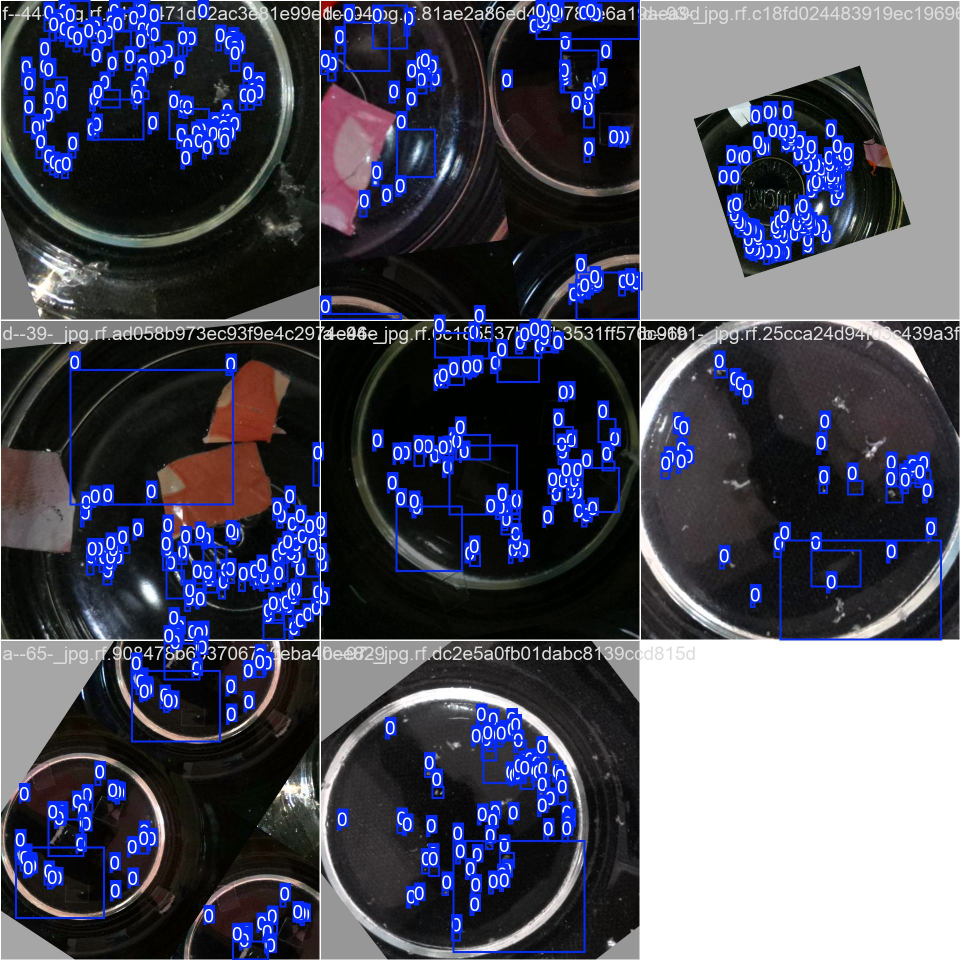
#> input picture Microplastic/detection/microplastic_model/train_batch0.jpg, 1920 x 1920 px, given in place of video, which was not available (shown at 1/2 size)
$ python particle_analysis.py
#> lines starting #> are read from the running program, lines starting #| are printed output that depends on the picture; after the words box and inside, x2 and y2 are one past the last pixel; in counts of white or black regions, pixels touching at a corner belong together; pictures that were not available may be replaced by others from this repository, and a replacement may not be noted
import cv2
import numpy as np
import requests
import time
import json
from datetime import datetime

# ── Config ─────────────────────────────────────
PHONE_STREAM = "http://192.168.x.x:8080/video"  # edit your IP
FLASK_URL    = "http://localhost:5001/camera_data"
PIXEL_TO_UM  = 2.5   # calibrate: measure known object in pixels

# ── Particle Detection ──────────────────────────
def detect_particles(frame):
    gray    = cv2.cvtColor(frame, cv2.COLOR_BGR2GRAY)
    blurred = cv2.GaussianBlur(gray, (5, 5), 0)

    # Adaptive threshold works better than fixed for varying lighting
    thresh  = cv2.adaptiveThreshold(
        blurred, 255,
        cv2.ADAPTIVE_THRESH_GAUSSIAN_C,
        cv2.THRESH_BINARY_INV, 11, 3
    )

    # Remove tiny noise
    kernel  = np.ones((2, 2), np.uint8)
    cleaned = cv2.morphologyEx(thresh, cv2.MORPH_OPEN, kernel)

    contours, _ = cv2.findContours(
        cleaned, cv2.RETR_EXTERNAL, cv2.CHAIN_APPROX_SIMPLE
    )

    particles = []
    for cnt in contours:
        area = cv2.contourArea(cnt)
        if 15 < area < 8000:              # ignore dust noise + large debris
            diameter_px = np.sqrt(4 * area / np.pi)
            diameter_um = diameter_px * PIXEL_TO_UM

            if diameter_um > 10:          # only particles > 10µm
                x, y, w, h = cv2.boundingRect(cnt)
                particles.append({
                    "diameter_um": round(diameter_um, 1),
                    "area_px":     round(area, 1),
                    "x": x, "y": y
                })

                # Draw on frame
                cv2.drawContours(frame, [cnt], -1, (0, 255, 0), 2)
                cv2.putText(frame, f"{diameter_um:.0f}µm",
                            (x, y - 5),
                            cv2.FONT_HERSHEY_SIMPLEX,
                            0.4, (0, 255, 0), 1)

    return frame, particles

# ── Size Classification ─────────────────────────
def classify(particles):
    if not particles:
        return "Good", 0
    sizes = [p["diameter_um"] for p in particles]
    count = len(particles)
    avg   = np.mean(sizes)

    if count < 5:   return "Good",         count
    if count < 20:  return "Moderate",     count
    return              "Contaminated", count

# ── Send to Flask Dashboard ─────────────────────
def send_to_flask(particles, status, count):
    try:
        payload = {
            "cam_particles": count,
            "cam_status":    status,
            "avg_size":      round(np.mean([p["diameter_um"]
                             for p in particles]), 1) if particles else 0,
            "timestamp":     datetime.now().strftime("%Y-%m-%d %H:%M:%S")
        }
        requests.post(FLASK_URL, json=payload, timeout=1)
    except:
        pass   # don't crash if flask is down

# ── Main Loop ───────────────────────────────────
def main():
    cap = cv2.VideoCapture(PHONE_STREAM)

    if not cap.isOpened():
        print("Cannot open stream — check IP and that IP Webcam is running")
        return

    print("Stream opened. Press Q to quit, S to save frame.")
    last_send = 0

    while True:
        ret, frame = cap.read()
#> frame is the input picture: shape (1920, 1920, 3); mean B, G, R 99.1, 82, 80.3
        if not ret:
            print("Frame lost, retrying...")
            time.sleep(0.5)
            continue

        annotated, particles = detect_particles(frame.copy())
#> in detect_particles, `thresh  = cv2.adaptiveThreshold( blurred, 255, cv2.ADAPTIVE_THRESH_GAU..`:
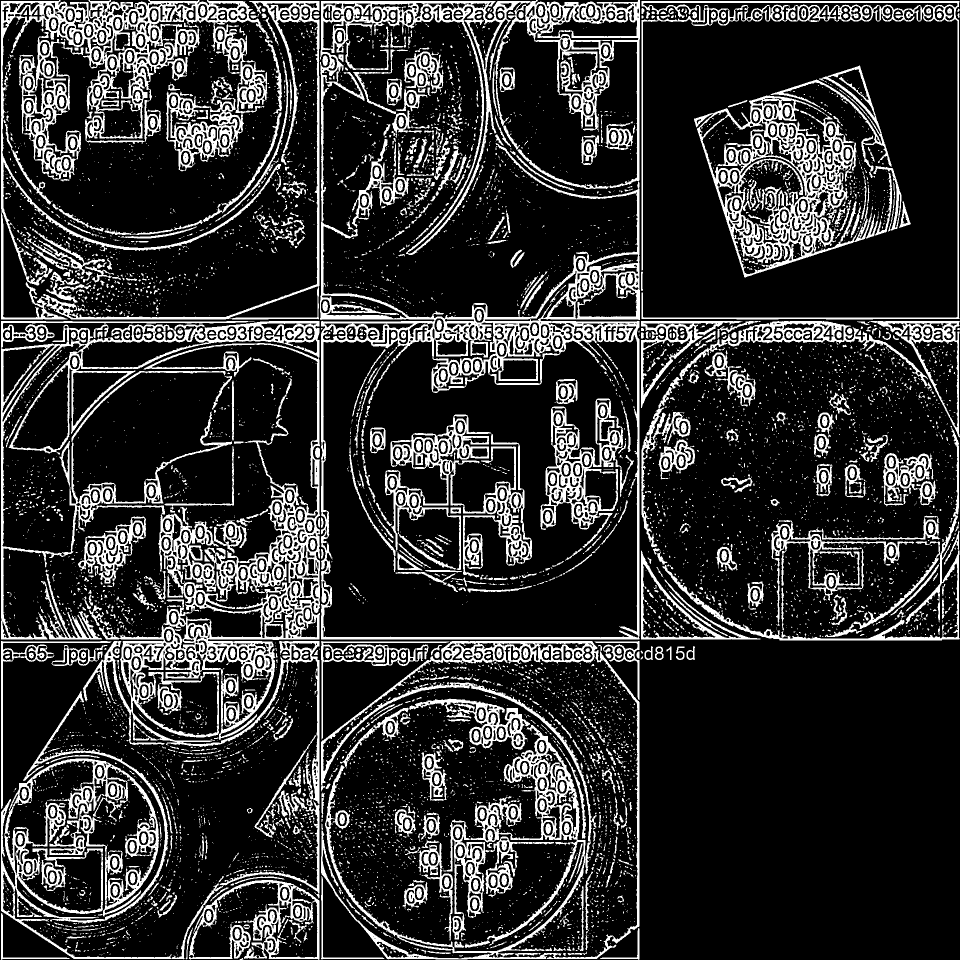
#> thresh: shape (1920, 1920) (shown at 1/2 size); 19.3% white; 8243 white regions (6969 under 20 px), largest, box (x1, y1, x2, y2) and area: (2, 642, 640, 1676) 102668, (640, 0, 1280, 1279) 86094, (2, 0, 639, 639) 62756
#> in detect_particles, `contours, _ = cv2.findContours( cleaned, cv2.RETR_EXTERNAL, cv2.CHAIN_..`: contours = 4378 contours, 3602 with area under 20; largest, box (x1, y1, x2, y2) and area: (641, 0, 1281, 1280) 138737, (167, 687, 641, 1609) 92872, (1395, 192, 1714, 556) 70585, (3, 643, 640, 1280) 47538, (3, 0, 563, 572) 45378
#> the loop in detect_particles, `for cnt in contours:` made 4378 passes
#> (area, diameter_px, diameter_um, x, y, w, h) on passes 2, 6, 9, 14, 16, 28, 30, 31: (26, 5.75, 14.38, 1095, 1914, 12, 5), (56, 8.44, 21.11, 1137, 1907, 28, 4), (69.5, 9.41, 23.52, 1002, 1907, 26, 7), (73, 9.64, 24.1, 856, 1903, 46, 6), (63.5, 8.99, 22.48, 518, 1903, 17, 15), (194, 15.72, 39.29, 489, 1898, 26, 20), (35.5, 6.72, 16.81, 1091, 1897, 14, 6), (105.5, 11.59, 28.97, 1044, 1897, 45, 6)
#> after the loop in detect_particles, `for cnt in contours:`:
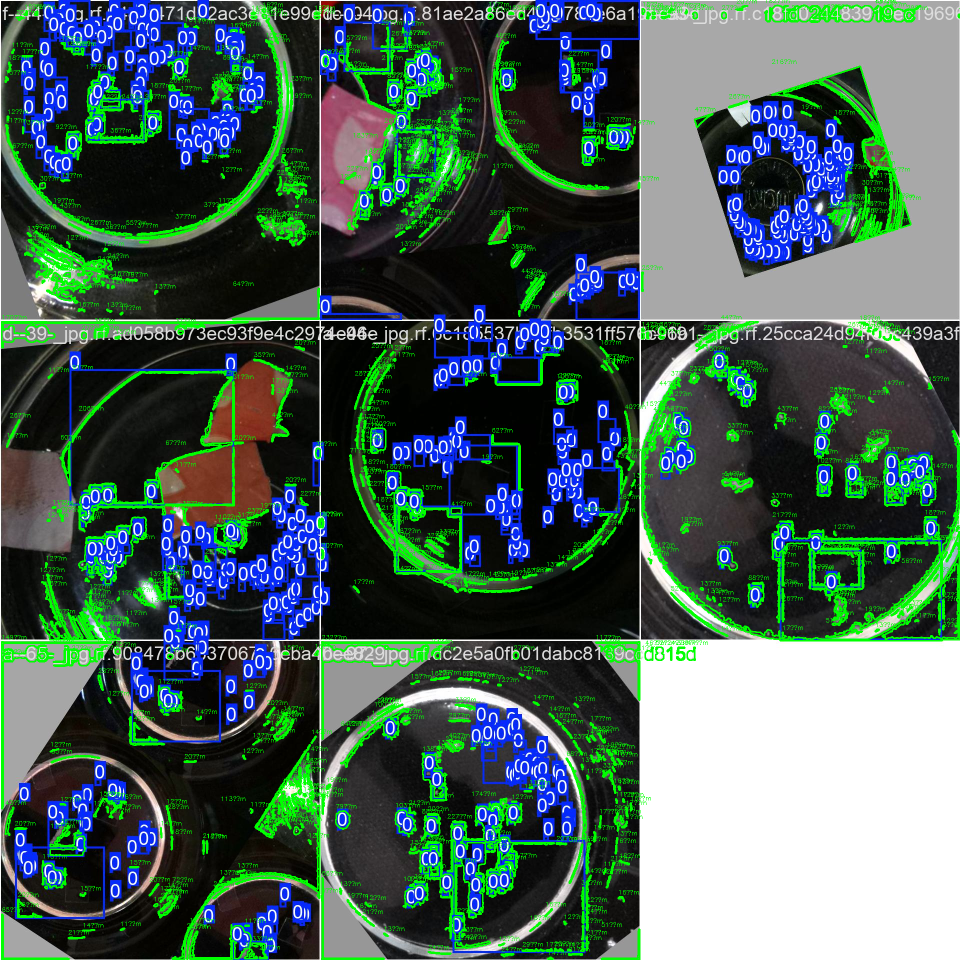
#> frame: shape (1920, 1920, 3) (shown at 1/2 size); 9.33% of pixels changed, all inside (x1, y1, x2, y2) = (2, 0, 1920, 1920)
#> after the loop in detect_particles, `for cnt in contours:`: particles = 877 items
#> particles = 877 items
        status, count        = classify(particles)
#> in classify, `sizes = [p["diameter_um"] for p in particles]`: sizes = 877 values, max 242.6 at index 399, min 11.1 at index 67, mean 30.07
#> in classify, `count = len(particles)`: count = 877
#> in classify, `avg   = np.mean(sizes)`: avg = 30.07
#> status = 'Contaminated'; count = 877

        # Overlay info on frame
        cv2.putText(annotated,
                    f"Particles: {count} | Status: {status}",
                    (10, 30), cv2.FONT_HERSHEY_SIMPLEX,
                    0.8, (0, 200, 255), 2)
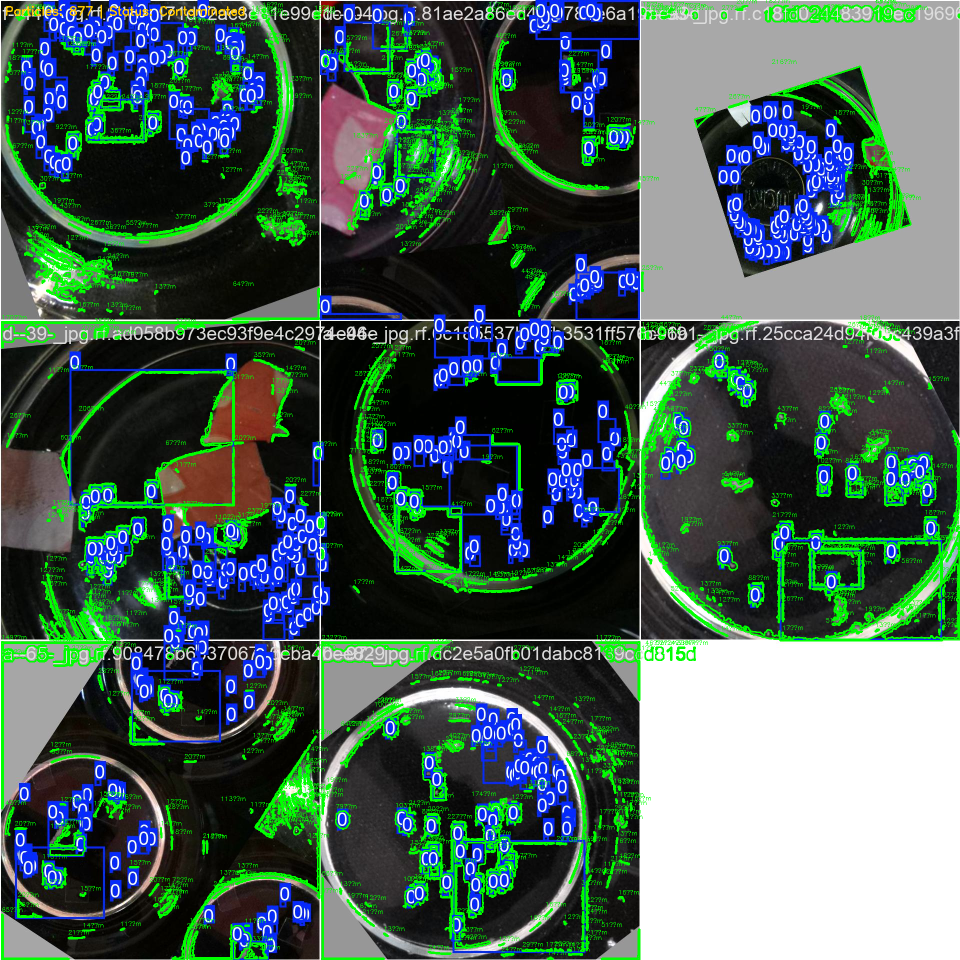
#> annotated: shape (1920, 1920, 3) (shown at 1/2 size); 0.09% of pixels changed, all inside (x1, y1, x2, y2) = (12, 9, 489, 38)

        cv2.imshow("Microplastic Detection", annotated)

        # Send to Flask every 3 seconds
        if time.time() - last_send > 3:
            send_to_flask(particles, status, count)
#> in send_to_flask, `payload = { "cam_particles": count, "cam_status":    status, "avg_size..`: payload = {'cam_particles': 877, 'cam_status': 'Contaminated', 'avg_size': 30.1, 'timestamp': '2026-11-20 23:03:00'}
            last_send = time.time()
            print(f"Sent — Count: {count}, Status: {status}")
#| Sent — Count: 877, Status: Contaminated

        key = cv2.waitKey(1) & 0xFF
#> (key q is pressed here)
        if key == ord('q'):
            break
        if key == ord('s'):
            fname = f"sample_{datetime.now().strftime('%H%M%S')}.jpg"
            cv2.imwrite(fname, annotated)
            print(f"Saved {fname}")

    cap.release()
    cv2.destroyAllWindows()

if __name__ == "__main__":
    main()

$ run again, on Microplastic/detection/microplastic_model/train_batch1.jpg
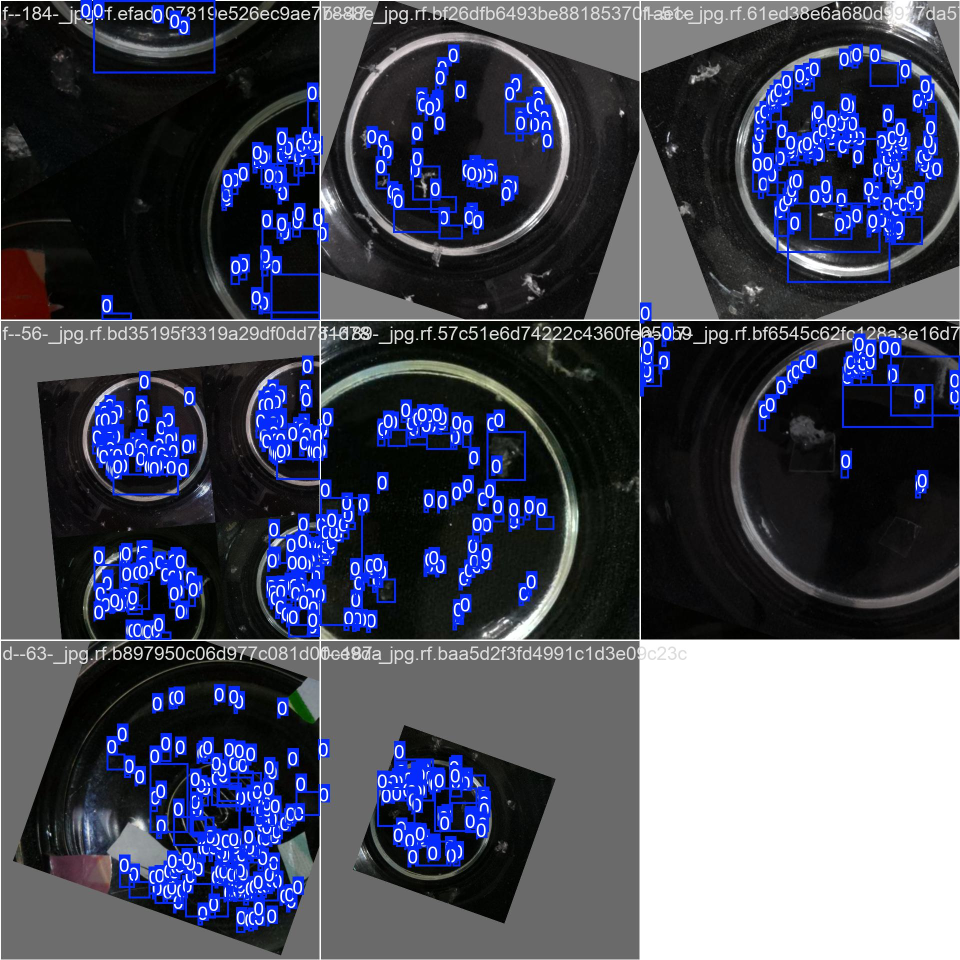
#> input picture Microplastic/detection/microplastic_model/train_batch1.jpg, 1920 x 1920 px, given in place of video, which was not available (shown at 1/2 size)
#> in main, frame is the input picture: shape (1920, 1920, 3); mean B, G, R 96.6, 78.3, 74.5
#> thresh: shape (1920, 1920); 18.8% white; 6818 white regions (5758 under 20 px), largest, box (x1, y1, x2, y2) and area: (2, 642, 1133, 1279) 116195, (2, 1282, 640, 1920) 77444, (1460, 2, 1920, 572) 65796
#> cleaned: shape (1920, 1920); 18.2% white; 4088 white regions (2910 under 20 px)
#> contours = 3508 contours, 2986 with area under 20; largest, box (x1, y1, x2, y2) and area: (643, 1283, 1280, 1920) 401374, (3, 643, 641, 1280) 215330, (209, 1283, 641, 1912) 100538, (1465, 80, 1920, 572) 98312, (3, 0, 641, 641) 79154
#> the loop in detect_particles, `for cnt in contours:` made 3508 passes
#> (area, diameter_px, diameter_um, x, y, w, h) on passes 2, 10, 12, 16, 22, 44, 46, 51: (58, 8.59, 21.48, 262, 1789, 28, 5), (49.5, 7.94, 19.85, 291, 1777, 7, 17), (40.5, 7.18, 17.95, 236, 1777, 22, 5), (31, 6.28, 15.71, 244, 1765, 14, 8), (271, 18.58, 46.44, 103, 1747, 111, 41), (25.5, 5.7, 14.25, 189, 1716, 9, 7), (25, 5.64, 14.1, 217, 1715, 4, 19), (317.5, 20.11, 50.27, 48, 1712, 55, 37)
#> after the loop in detect_particles, `for cnt in contours:`:
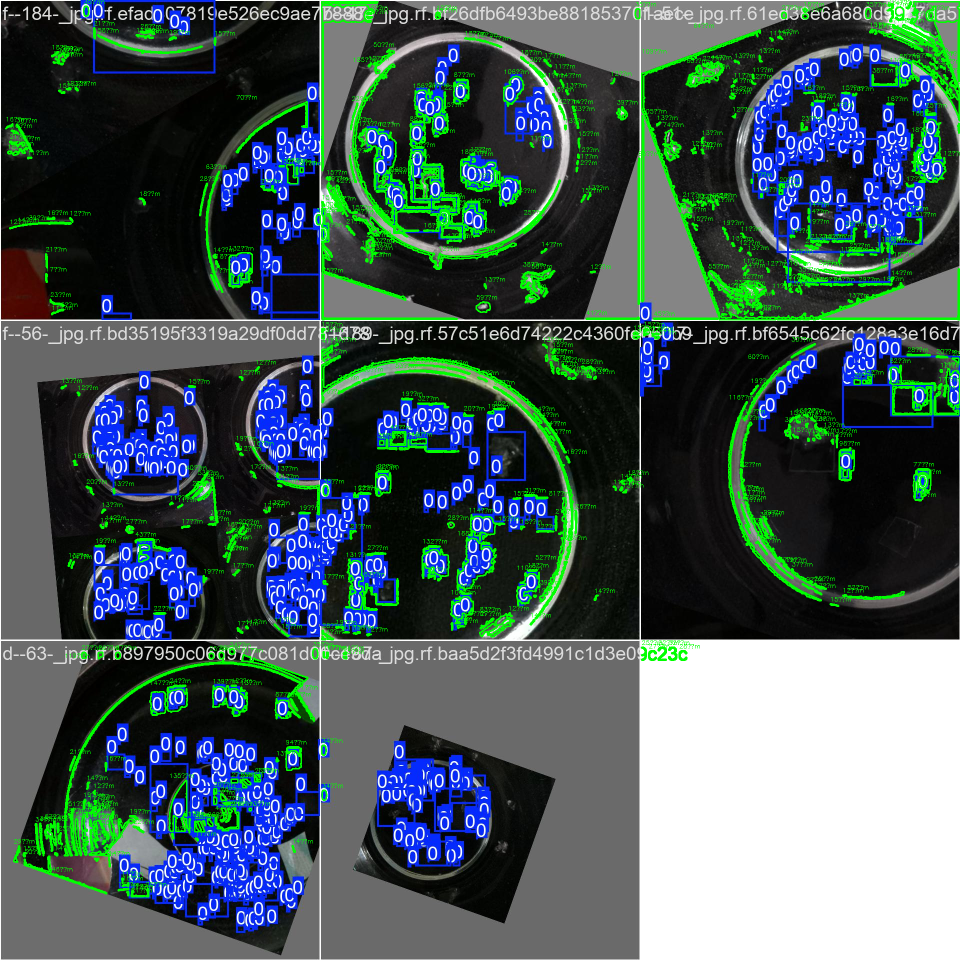
#> frame: shape (1920, 1920, 3) (shown at 1/2 size); 6.38% of pixels changed, all inside (x1, y1, x2, y2) = (10, 0, 1920, 1795)
#> after the loop in detect_particles, `for cnt in contours:`: particles = 613 items
#> sizes = 613 values, max 210.9 at index 610, min 11.1 at index 45, mean 28.98
#> in classify, `count = len(particles)`: count = 613
#> avg = 28.98
#> in main, `status, count        = classify(particles)`: status = 'Contaminated'; count = 613
#> in main, `cv2.putText(annotated, f"Particles: {count} | Status: {status}", (10, ..`:
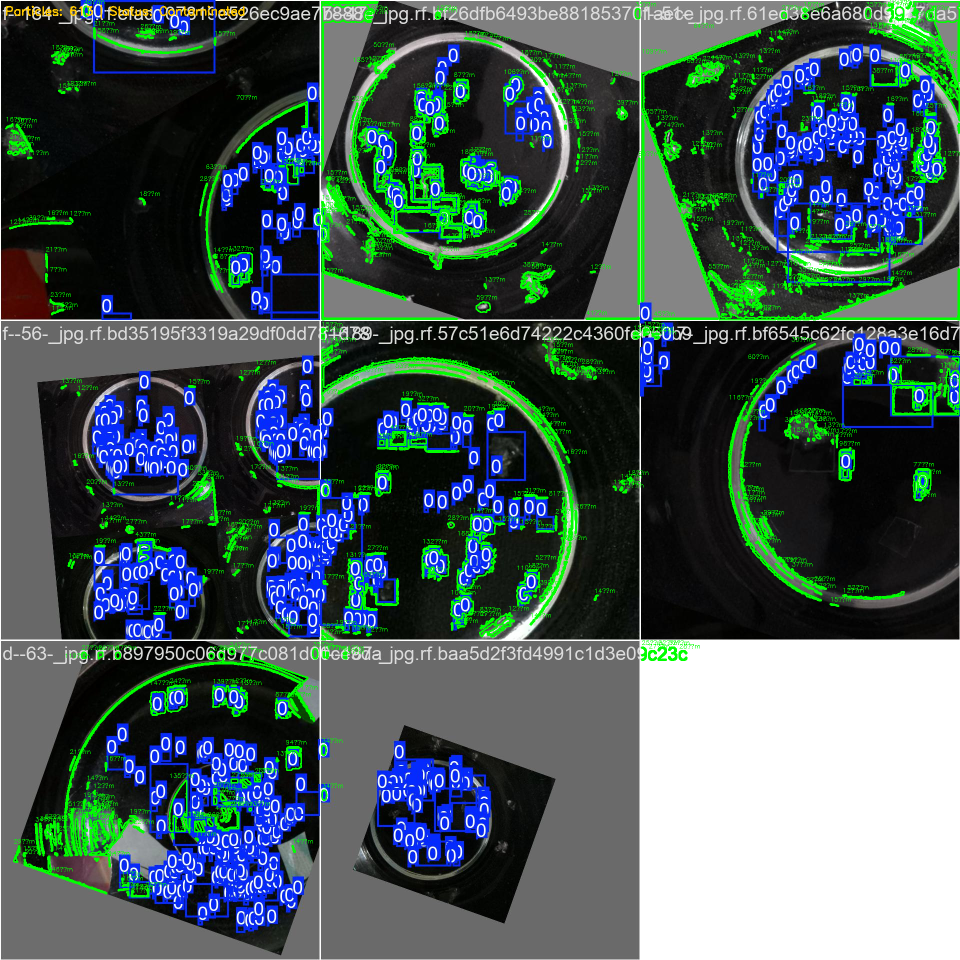
#> annotated: shape (1920, 1920, 3) (shown at 1/2 size); 0.09% of pixels changed, all inside (x1, y1, x2, y2) = (12, 9, 489, 38)
#> payload = {'cam_particles': 613, 'cam_status': 'Contaminated', 'avg_size': 29, 'timestamp': '2026-11-20 23:03:01'}
#| Sent — Count: 613, Status: Contaminated
